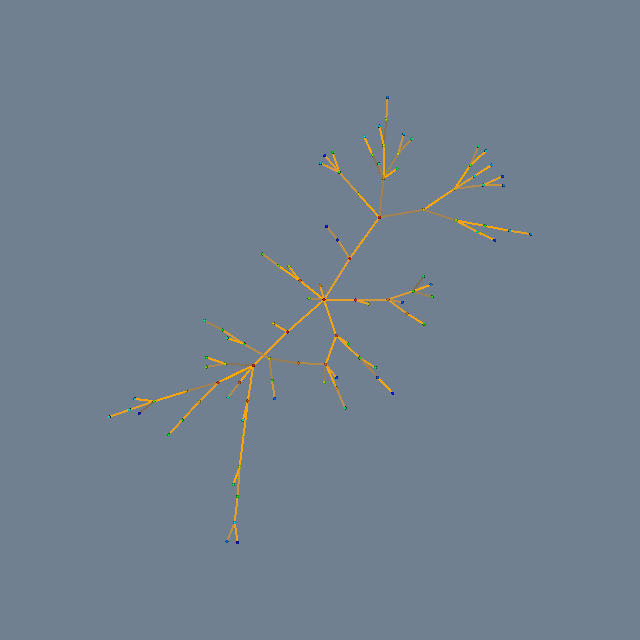

The script that drew this image:
#!/usr/bin/env python

# Graph layout visualization of a random tree using the explicit VTK pipeline.
# Vertices are colored by ID and edges by weight using a force-directed layout.

# Factory overrides: importing these modules registers the OpenGL rendering
# and interaction style implementations for vtkRenderingCore factory classes.
import vtkmodules.vtkInteractionStyle  # noqa: F401
import vtkmodules.vtkRenderingOpenGL2  # noqa: F401

# VTK pipeline classes used in this example
from vtkmodules.vtkCommonCore import vtkLookupTable
from vtkmodules.vtkFiltersCore import vtkGlyph3D
from vtkmodules.vtkFiltersSources import (
    vtkGraphToPolyData,
    vtkSphereSource,
)
from vtkmodules.vtkInfovisCore import vtkRandomGraphSource
from vtkmodules.vtkInfovisLayout import (
    vtkGraphLayout,
    vtkSimple2DLayoutStrategy,
)
from vtkmodules.vtkRenderingCore import (
    vtkActor,
    vtkPolyDataMapper,
    vtkRenderWindow,
    vtkRenderWindowInteractor,
    vtkRenderer,
)

# Colors (normalized RGB)
slate_gray_rgb = (0.439, 0.502, 0.565)

# Source: generate a random tree with 100 vertices
source = vtkRandomGraphSource()
source.DirectedOff()
source.SetNumberOfVertices(100)
source.SetEdgeProbability(0)
source.SetUseEdgeProbability(True)
source.SetStartWithTree(True)
source.IncludeEdgeWeightsOn()

# Layout: force-directed 2D layout strategy
strategy = vtkSimple2DLayoutStrategy()
strategy.SetInitialTemperature(5)

layout = vtkGraphLayout()
layout.SetInputConnection(source.GetOutputPort())
layout.SetLayoutStrategy(strategy)

# Convert graph to polydata for rendering
graph_to_poly = vtkGraphToPolyData()
graph_to_poly.SetInputConnection(layout.GetOutputPort())
graph_to_poly.Update()

# Edge actor: render graph edges as lines colored by edge weight
edge_mapper = vtkPolyDataMapper()
edge_mapper.SetInputConnection(graph_to_poly.GetOutputPort())
edge_mapper.SetScalarModeToUseCellFieldData()
edge_mapper.SelectColorArray("edge weight")
edge_mapper.ScalarVisibilityOn()

edge_lut = vtkLookupTable()
edge_lut.SetHueRange(0.1, 0.1)
edge_lut.SetSaturationRange(0.2, 1.0)
edge_lut.SetValueRange(0.5, 1.0)
edge_lut.Build()
edge_mapper.SetLookupTable(edge_lut)
edge_range = graph_to_poly.GetOutput().GetCellData().GetArray("edge weight")
if edge_range:
    edge_mapper.SetScalarRange(edge_range.GetRange())

edge_actor = vtkActor()
edge_actor.SetMapper(edge_mapper)
edge_actor.GetProperty().SetLineWidth(2)

# Vertex actor: render graph vertices as spheres colored by vertex ID
vertex_source = vtkSphereSource()
vertex_source.SetRadius(0.15)
vertex_source.SetPhiResolution(8)
vertex_source.SetThetaResolution(8)

glyph = vtkGlyph3D()
glyph.SetInputConnection(graph_to_poly.GetOutputPort())
glyph.SetSourceConnection(vertex_source.GetOutputPort())
glyph.SetScaleModeToDataScalingOff()

vertex_mapper = vtkPolyDataMapper()
vertex_mapper.SetInputConnection(glyph.GetOutputPort())
vertex_mapper.SetScalarModeToUsePointFieldData()
vertex_mapper.SelectColorArray("vertex id")
vertex_mapper.ScalarVisibilityOn()

vertex_lut = vtkLookupTable()
vertex_lut.SetHueRange(0.0, 0.67)
vertex_lut.SetSaturationRange(0.8, 0.8)
vertex_lut.SetValueRange(0.8, 0.8)
vertex_lut.SetNumberOfColors(100)
vertex_lut.Build()
vertex_mapper.SetLookupTable(vertex_lut)
vertex_mapper.SetScalarRange(0, 99)

vertex_actor = vtkActor()
vertex_actor.SetMapper(vertex_mapper)

# Renderer: assemble the scene
renderer = vtkRenderer()
renderer.AddActor(edge_actor)
renderer.AddActor(vertex_actor)
renderer.SetBackground(slate_gray_rgb)

# Window: display the rendered scene
render_window = vtkRenderWindow()
render_window.AddRenderer(renderer)
render_window.SetWindowName("selected graph ids")
render_window.SetMultiSamples(0)
render_window.SetSize(640, 640)

# Scene: configure the camera
renderer.ResetCamera()

# Interactor: handle mouse and keyboard events
render_window_interactor = vtkRenderWindowInteractor()
render_window_interactor.SetRenderWindow(render_window)

# Launch the interactive visualization
render_window_interactor.Initialize()
render_window_interactor.Start()
